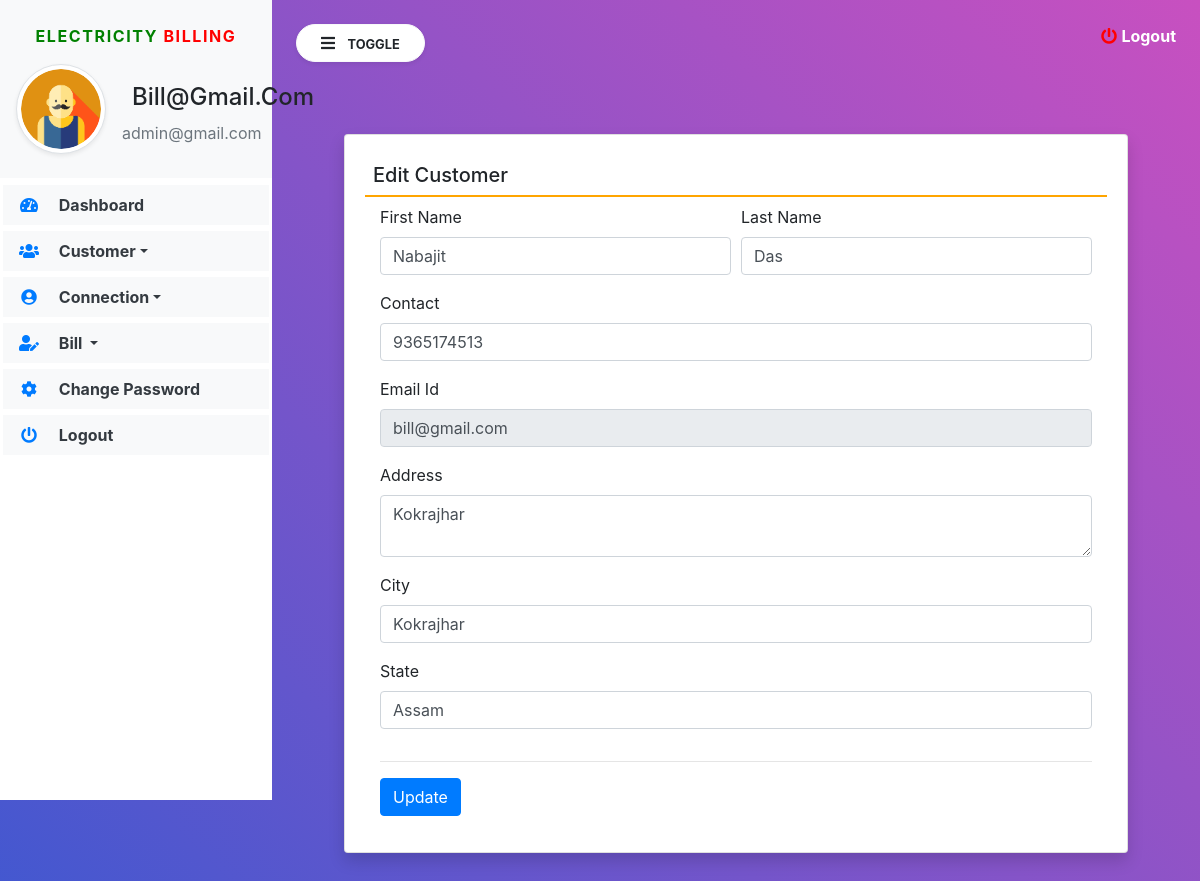
Page /edit_Customer/14 (signed in) on the committed database.
### electricity/models.py (models this page shows, shortened)
class Customer(models.Model):
    user = models.ForeignKey(User,on_delete=models.CASCADE)
    contact = models.CharField(max_length=15, null=True)
    address = models.CharField(max_length=200, null=True)
    city = models.CharField(max_length=100,null=True)
    state = models.CharField(max_length=100, null=True)
    regdate = models.DateTimeField(auto_now_add=True)

### electricity/views.py (the view, shortened to what this page needs)
# urls.py: path('edit_Customer/<int:pid>', edit_Customer, name='edit_Customer'),
def edit_Customer(request,pid):
    if not request.user.is_authenticated:
        return redirect('admin_login')
    user = User.objects.get(id=request.user.id)
    customer = Customer.objects.get(id=pid)
    error = False
    d = {'customer': customer, 'user': user, 'error': error}
    return  render(request, 'edit_Customer.html', locals())

### electricity/templates/edit_Customer.html (shortened to what this page needs)
{% extends 'navbar1.html' %}
{% load static %}
{% block body1 %}
<div class="card shadow m-5">
    <div class="card-body">
      <h5 class="p-2" style="border-bottom: 2px solid orange">Edit Customer</h5>
      <div class="container-fluid">
        <form method="post" onsubmit="return MobileValidate()">
          <div class="form-row">
            <div class="col-sm-6">
             <div class="form-group">
               <label>First Name</label>
               <input type="text" name="firstname" class="form-control" value="{{customer.user.first_name}}">
             </div>
            </div>
             <div class="col-sm-6">
              <div class="form-group">
                <label>Last Name</label>
                <input type="text" name="lastname" class="form-control" value="{{customer.user.last_name}}">
              </div>
            </div>
           <div class="col-sm-12">
             <div class="form-group">
               <label>Contact</label>
               <input type="number" name="contact" class="form-control" value="{{customer.contact}}">
             </div>
            </div>
            <div class="col-sm-12">
             <div class="form-group">
               <label>Email Id</label>
               <input type="email" name="email" class="form-control" value="{{customer.user.username}}" readonly>
             </div>
            </div>
            <div class="col-sm-12">
             <div class="form-group">
               <label>Address</label>
               <textarea name="address" class="form-control" rows="2">{{customer.address}}</textarea>
             </div>
            </div>
            <div class="col-sm-12">
             <div class="form-group">
               <label>City</label>
               <input type="text" name="city" class="form-control" value="{{customer.city}}">
             </div>
            </div>
            <div class="col-sm-12">
             <div class="form-group">
               <label>State</label>
               <input type="text" name="state" class="form-control" value="{{customer.state}}">
             </div>
            </div>
          </div>
          <hr>
        <input type="submit" value="Update" class="btn btn-primary">
        </form>
      </div>
    </div>
  </div>
{% endblock %}

### electricity/templates/navbar1.html (shortened to what this page needs)
{% load static %}
<html>
<head>
<link rel="stylesheet"
	href="https://maxcdn.bootstrapcdn.com/bootstrap/4.5.2/css/bootstrap.min.css">
<link rel="stylesheet"
	href="https://pro.fontawesome.com/releases/v5.10.0/css/all.css"
 />
<link rel="stylesheet"
	href="https://cdnjs.cloudflare.com/ajax/libs/twitter-bootstrap/4.5.2/css/bootstrap.css">
<link rel="stylesheet"
	href="https://cdn.datatables.net/1.11.3/css/dataTables.bootstrap4.min.css">
<link rel="stylesheet" href="{% static 'css/sidebar.css' %}">
</head>
<body>
	<div class="bg-white vertical-nav" id="sidebar">
		<div class="bg-light py-4 px-3 mb-1">
			<p class="text-center font-weight-bold text-uppercase px-3 sidebar-title"><span style="color:green">Electricity</span> <span style="color:red">Billing</span></p>
			<div class="media d-flex align-items-center">
				<img src="{% static 'images/user12.png' %}" width="90" height="90"
					class="mr-3 rounded-circle img-thumbnail shadow-sm">
				<div class="media-body">
					<h4 class="mb-0" style="text-transform: capitalize;">{{request.user.username}}</h4>
					<p class="text-muted mb-0">admin@gmail.com</p>
				</div>
			</div>
		</div>
		<ul class="nav flex-column bg-white">
			<li class="nav-item"><a href="{% url 'admin_home' %}"
				class="nav-link text-dark bg-light"> <i
					class="fas fa-tachometer-alt fa-fw mr-3 text-primary"></i>
					Dashboard
			</a></li>
			<li class="nav-item dropdown"><a href=""
				class="nav-link dropdown-toggle text-dark bg-light" id="navbardrop"
				data-toggle="dropdown"> <i
					class="fas fa-users fa-fw mr-3 text-primary"></i> Customer</a>
			</li>
			<li class="nav-item dropdown"><a href=""
				class="nav-link dropdown-toggle text-dark bg-light" id="navbardrop"
				data-toggle="dropdown">
				<i class="fas fa-user-circle fa-fw mr-3 text-primary"></i> Connection</a>
			</li>
			<li class="nav-item dropdown"><a href=""
				class="nav-link dropdown-toggle text-dark bg-light" id="navbardrop"
				data-toggle="dropdown"> <i
					class="fas fa-user-edit fa-fw mr-3 text-primary"></i> Bill
			</a>
				</li>
               <li class="nav-item"><a href="{% url 'change_password' %}"
				class="nav-link text-dark bg-light"> <i
					class="fas fa-cog fa-fw mr-3 text-primary"></i>
					Change Password
			</a></li>
			<li class="nav-item"><a href="{% url 'logout' %}"
				class="nav-link text-dark bg-light">
				<i class="fas fa-power-off fa-fw mr-3 text-primary"></i>
					Logout
			</a></li>
		</ul>
	</div>
	<div class="page-content p-4" id="content">
		<a data-toggle="modal" data-target="#exampleModalCenter" title="logout" class="text-white float-right"><i
			class="fas fa-power-off"></i> <b>Logout</b></a>
		<button id="sidebarCollapse" type="button"
			class="btn btn-light bg-white rounded-pill shadow-sm px-4 mb-4">
			<i class="fas fa-bars mr-2"></i> <small
				class="text-uppercase font-weight-bold">Toggle</small>
		</button>
		{% block body1 %}
		{% endblock %}
</div>
</body>
</html>

### electricity/static/css/sidebar.css (style rules this page uses)
.sidebar-title { letter-spacing: 0.1em; color: #aaa; }
body { background: linear-gradient(-135deg, #c850c0, #4158d0); min-height: 100vh; }
.vertical-nav { min-width: 17rem; width: 17rem; height: 100vh; position: fixed; top: 0; left: 0; transition:all 0.4s; }
.page-content { width: calc(100%-17rem); margin-left: 17rem; transition:all 0.4s; }
.nav-link { font-weight : bold; }
.fa-power-off { color: red; }

### electricity/templates/navbar1.html (style rules this page uses)
.nav-item { padding: 3px !important; }
h2, h4 { padding: 10px; }

### rows in the picture
Customer: firstname "Nabajit", lastname "Das", contact "9365174513", email "bill@gmail.com", address "Kokrajhar", city "Kokrajhar", state "Assam"

### other values in the picture
{{ request.user.username }} "Bill@gmail.com"
